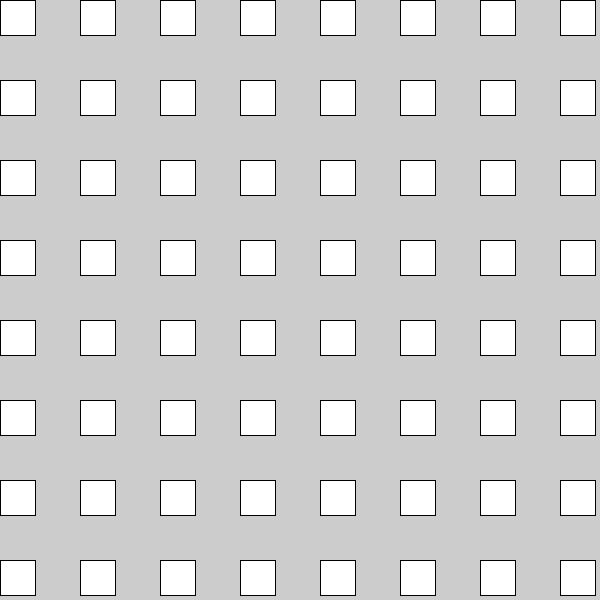
Frame 1 (no input)
Frame 60 (the mouse pressed at the canvas centre just before this capture): identical to frame 1, image omitted
Frame 120 (the mouse held since frame 60 and released just before this capture): identical to frame 1, image omitted

The Processing sketch that drew this single still picture (run headless with seeded random() and noise(); from frame 60 on, the mouse is pressed at the canvas centre):

// Processing sketch: sketch_04_design_errors
// ── sketch_04_design_errors.pde
// QUESTION 4 -
// this is currently drawing an angled line of rectangles - it should draw a square grid.

void setup() {
  size(600, 600);
}

void draw() {
  for (int i = 0; i < 10; i++) {
    for (int j = 0; j < 10; j++) {
      rect(i*80, j*80, 35, 35);
    }
  }
}
